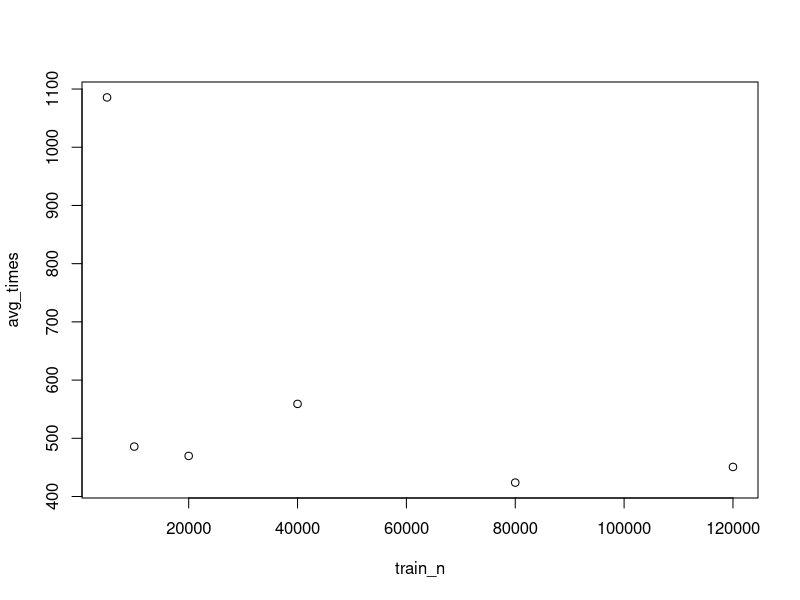

This figure's R source:
## ---- chunk 1
test_data = read.csv("DataTable.csv")
attach(test_data)
# plot(train_n, success_rate)
plot(train_n, avg_times)
